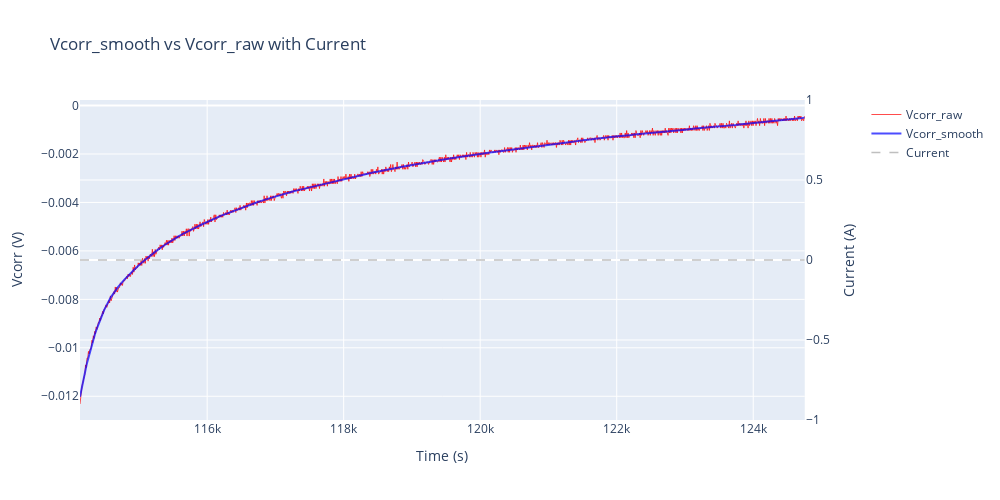
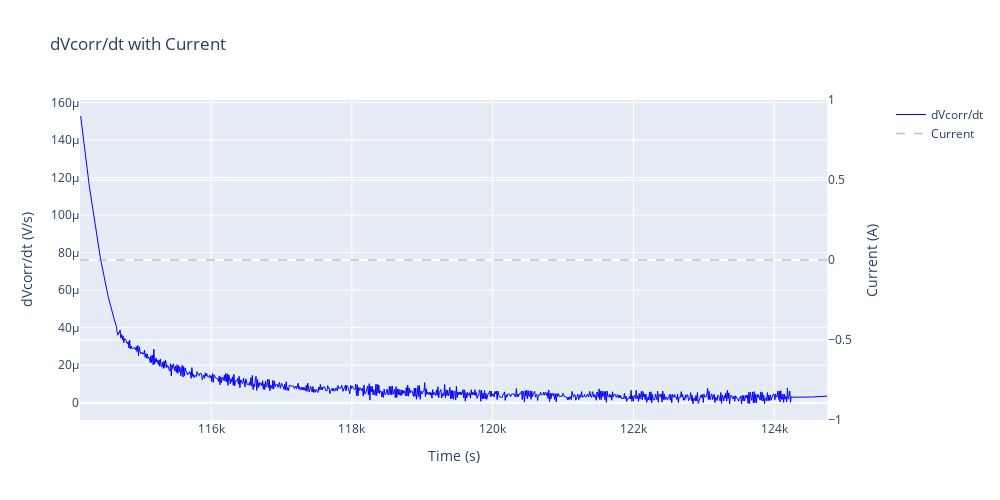

Source (notebook cell) for these figures, in order:
### Code cell
import plotly.graph_objects as go
from plotly.subplots import make_subplots


# Create subplots with secondary y-axis
fig = make_subplots(specs=[[{"secondary_y": True}]])

# Raw Vcorr
fig.add_trace(
    go.Scatter(
        x=data_dict["time"],
        y=Y_raw,
        mode='lines',
        name='Vcorr_raw',
        line=dict(color='red', width=1),
        opacity=0.7
    ),
    secondary_y=False
)

# Smooth Vcorr
fig.add_trace(
    go.Scatter(
        x=data_dict["time"],
        y=Y,
        mode='lines',
        name='Vcorr_smooth',
        line=dict(color='blue', width=2),
        opacity=0.7
    ),
    secondary_y=False
)

# Current on secondary y-axis
fig.add_trace(
    go.Scatter(
        x=data_dict["time"],
        y=data_dict["I"] * 0.25,  # De-normalize if needed
        mode='lines',
        name='Current',
        line=dict(color='gray', width=1.5, dash='dash'),
        opacity=0.5
    ),
    secondary_y=True
)

# Update layout
fig.update_xaxes(title_text='Time (s)')
fig.update_yaxes(title_text='Vcorr (V)', secondary_y=False)
fig.update_yaxes(title_text='Current (A)', secondary_y=True)

fig.update_layout(
    title='Vcorr_smooth vs Vcorr_raw with Current',
    hovermode='x unified',
    width=1000,
    height=500
)

fig.show()


# ===== Diff plot with current =====
fig2 = make_subplots(specs=[[{"secondary_y": True}]])

# dVcorr/dt
time_diff = data_dict["time"][1:]  # time for diff
fig2.add_trace(
    go.Scatter(
        x=time_diff,
        y=np.diff(Y),
        mode='lines',
        name='dVcorr/dt',
        line=dict(color='blue', width=1),
    ),
    secondary_y=False
)

# Current on secondary y-axis
fig2.add_trace(
    go.Scatter(
        x=data_dict["time"],
        y=data_dict["I"] * 0.25,  # De-normalize if needed
        mode='lines',
        name='Current',
        line=dict(color='gray', width=1.5, dash='dash'),
        opacity=0.5
    ),
    secondary_y=True
)

# Update layout
fig2.update_xaxes(title_text='Time (s)')
fig2.update_yaxes(title_text='dVcorr/dt (V/s)', secondary_y=False)
fig2.update_yaxes(title_text='Current (A)', secondary_y=True)

fig2.update_layout(
    title='dVcorr/dt with Current',
    hovermode='x unified',
    width=1000,
    height=500
)

fig2.show()




plt.figure()
plt.plot(np.diff(Y))

### Figure 1 — Plotly figure (JSON) as saved in the notebook; plotly's stock layout.template omitted (floating-point values rounded to 4 significant figures; data arrays with more than 128 entries replaced by an {"elided": "..."} marker saying what was removed)
{"data": [{"line": {"color": "red", "width": 1}, "mode": "lines", "name": "Vcorr_raw", "opacity": 0.7, "type": "scatter", "x": {"elided": "1015 float values"}, "xaxis": "x", "y": {"elided": "1015 float values"}, "yaxis": "y"}, {"line": {"color": "blue", "width": 2}, "mode": "lines", "name": "Vcorr_smooth", "opacity": 0.7, "type": "scatter", "x": {"elided": "1015 float values"}, "xaxis": "x", "y": {"elided": "1015 float values"}, "yaxis": "y"}, {"line": {"color": "gray", "dash": "dash", "width": 1.5}, "mode": "lines", "name": "Current", "opacity": 0.5, "type": "scatter", "x": {"elided": "1015 float values"}, "xaxis": "x", "y": {"elided": "1015 float values"}, "yaxis": "y2"}], "layout": {"height": 500, "hovermode": "x unified", "title": {"text": "Vcorr_smooth vs Vcorr_raw with Current"}, "width": 1000, "xaxis": {"anchor": "y", "domain": [0, 0.94], "title": {"text": "Time (s)"}}, "yaxis": {"anchor": "x", "domain": [0, 1], "title": {"text": "Vcorr (V)"}}, "yaxis2": {"anchor": "x", "overlaying": "y", "side": "right", "title": {"text": "Current (A)"}}}}

### Figure 2 — Plotly figure (JSON) as saved in the notebook; plotly's stock layout.template omitted (floating-point values rounded to 4 significant figures; data arrays with more than 128 entries replaced by an {"elided": "..."} marker saying what was removed)
{"data": [{"line": {"color": "blue", "width": 1}, "mode": "lines", "name": "dVcorr/dt", "type": "scatter", "x": {"elided": "1014 float values"}, "xaxis": "x", "y": {"elided": "1014 float values"}, "yaxis": "y"}, {"line": {"color": "gray", "dash": "dash", "width": 1.5}, "mode": "lines", "name": "Current", "opacity": 0.5, "type": "scatter", "x": {"elided": "1015 float values"}, "xaxis": "x", "y": {"elided": "1015 float values"}, "yaxis": "y2"}], "layout": {"height": 500, "hovermode": "x unified", "title": {"text": "dVcorr/dt with Current"}, "width": 1000, "xaxis": {"anchor": "y", "domain": [0, 0.94], "title": {"text": "Time (s)"}}, "yaxis": {"anchor": "x", "domain": [0, 1], "title": {"text": "dVcorr/dt (V/s)"}}, "yaxis2": {"anchor": "x", "overlaying": "y", "side": "right", "title": {"text": "Current (A)"}}}}
